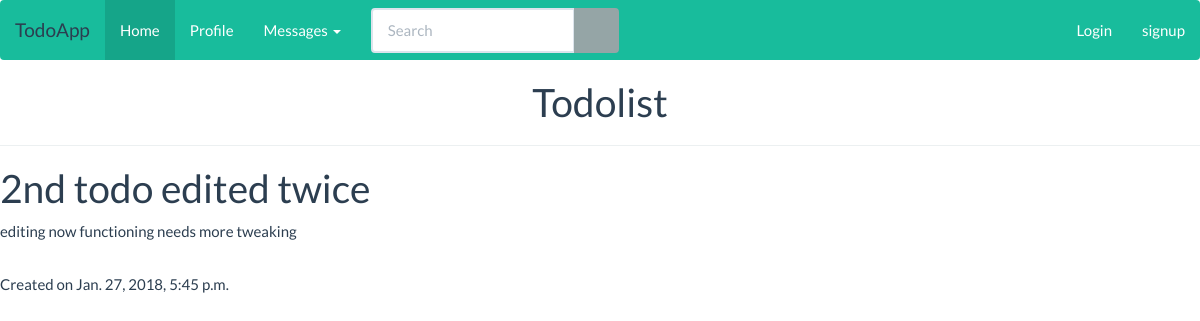
/todo/details/2, run on the app's committed database.
### todos/models.py (models this page shows, shortened)
class Todo(models.Model):
    title = models.CharField(max_length=50)
    text = models.TextField()
    created_at = models.DateTimeField(default=datetime.now, blank=True)

### todos/views.py (the view)
# urls.py: path('todo/details/<todo_id>', views.details, name='detail'),
def details(request, todo_id):
    todo = Todo.objects.get(id=todo_id)
    context = {
        'todo': todo
    }
    return render(request, 'details.html', context)

### todos/Templates/details.html
{% include 'partials/header.html' %}
<h1>{{ todo.title }}</h1>
<p>{{ todo.text }}</p>
<br>
<p>Created on {{ todo.created_at }}</p>
{% include 'partials/footer.html' %}

### data on the page
Todo: title "2nd todo edited twice", text "editing now functioning needs more tweaking", created_at "Jan. 27, 2018, 5:45 p.m."
